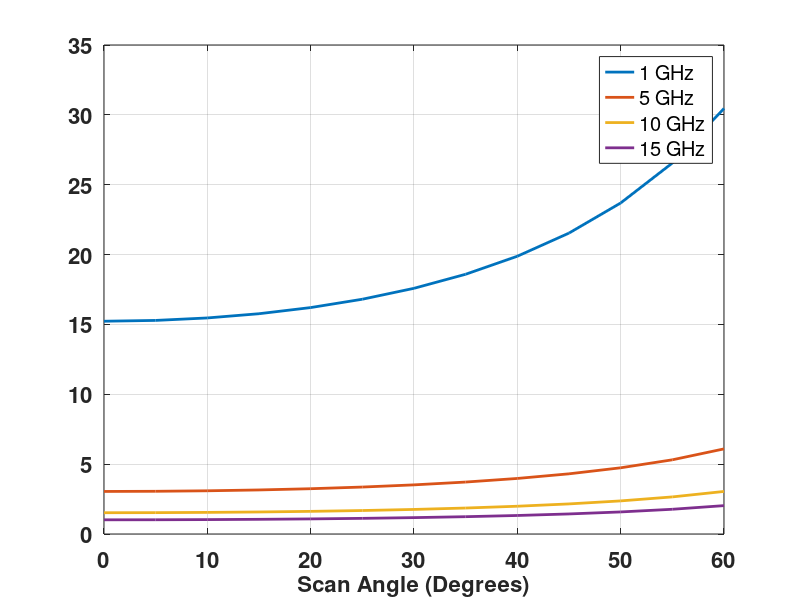

The MATLAB source for this figure:
%% This Code Plots Beamwidth vs. Frequency and Scan Angle 
% Arik D. Brown

%% Input Parameters
BW.k = 0.886; % Beamwidth Factor (radians)
BW.f_vec = [1 5 10 15]; %Frequency in GHz
BW.lambda_vec = 0.3./BW.f_vec; %meters
BW.L = 1; %Aperture Length in meters
BW.theta_vec = 0:5:60; %Degrees

%% Calculate Beamwidths
[BW.lambda_mat, BW.theta_mat] = meshgrid(BW.lambda_vec,BW.theta_vec);
BW.mat_rad = BW.k*BW.lambda_mat./(BW.L*cosd(BW.theta_mat));
BW.mat_deg = rad2deg(BW.mat_rad);

%% Plot
figure(1),clf
plot(BW.theta_mat,BW.mat_deg,'linewidth',2)
grid
set(gca,'fontsize',16,'fontweight','b')
xlabel('Scan Angle (Degrees)','fontsize',16,'fontweight','b')
legend('1 GHz','5 GHz','10 GHz','15 GHz')
